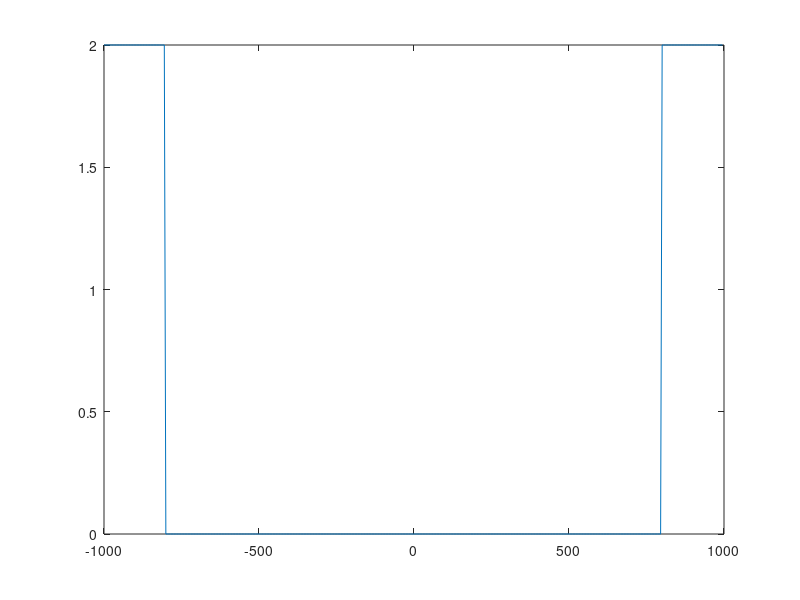

The MATLAB source for this figure:
clc;
close all
clearvars
%BPF Filter Code testing
to = 0.1;
fs = 2000;
ts = 1 / fs;
f1 = 250;
f2 = 750;
t = -to : ts : to ;
N = length(t);
fn = (0 : N - 1) / (N / fs) - fs / 2; %what is this
BW = 200;
fcut = BW;
ncut = floor(fcut /fs * N);
H = zeros(1, N);
H(1 : ncut) = 2 * ones(1, ncut);
H(N - ncut + 1 : N) = 2 * ones(1, ncut);

plot(fn,H)
